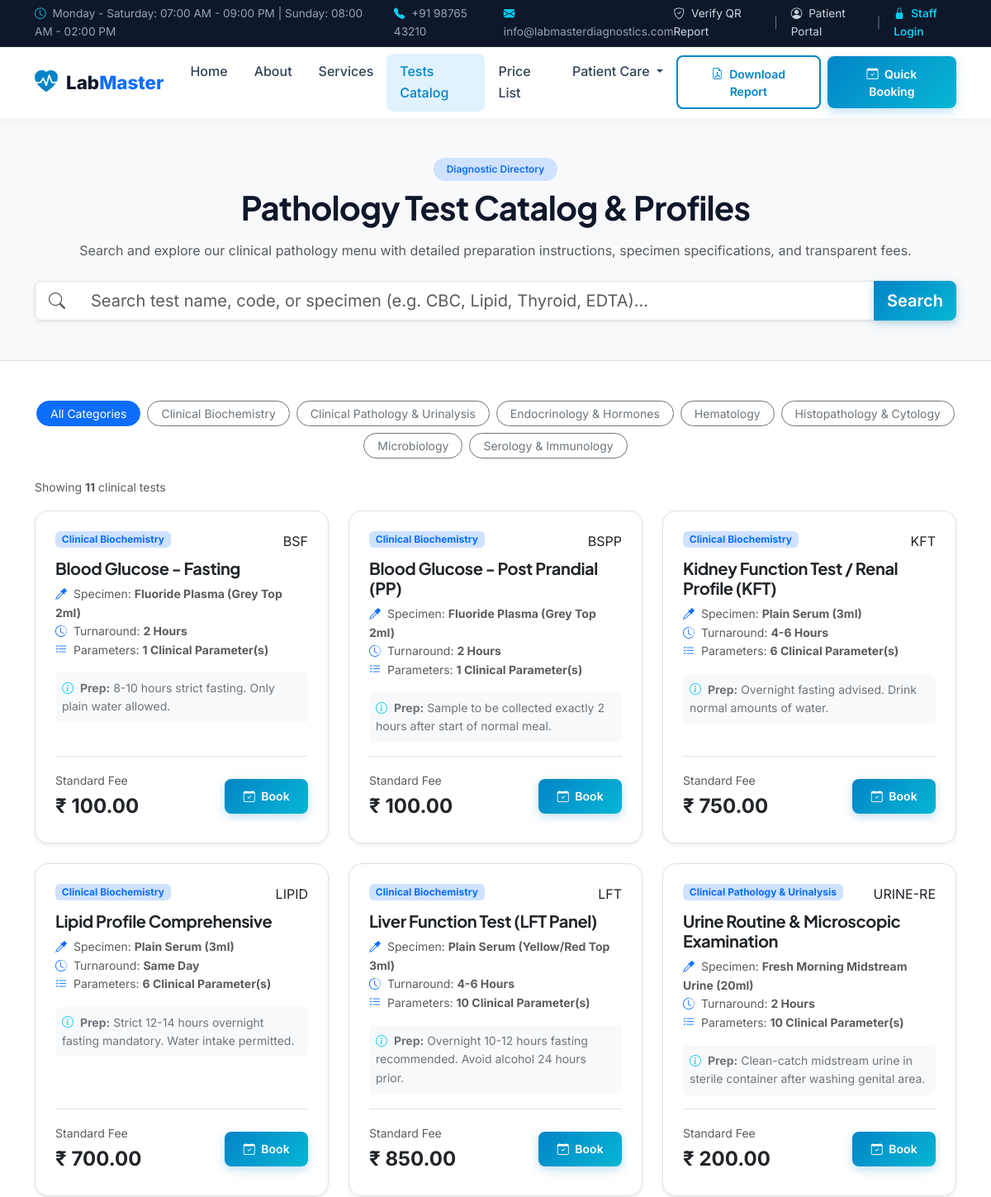
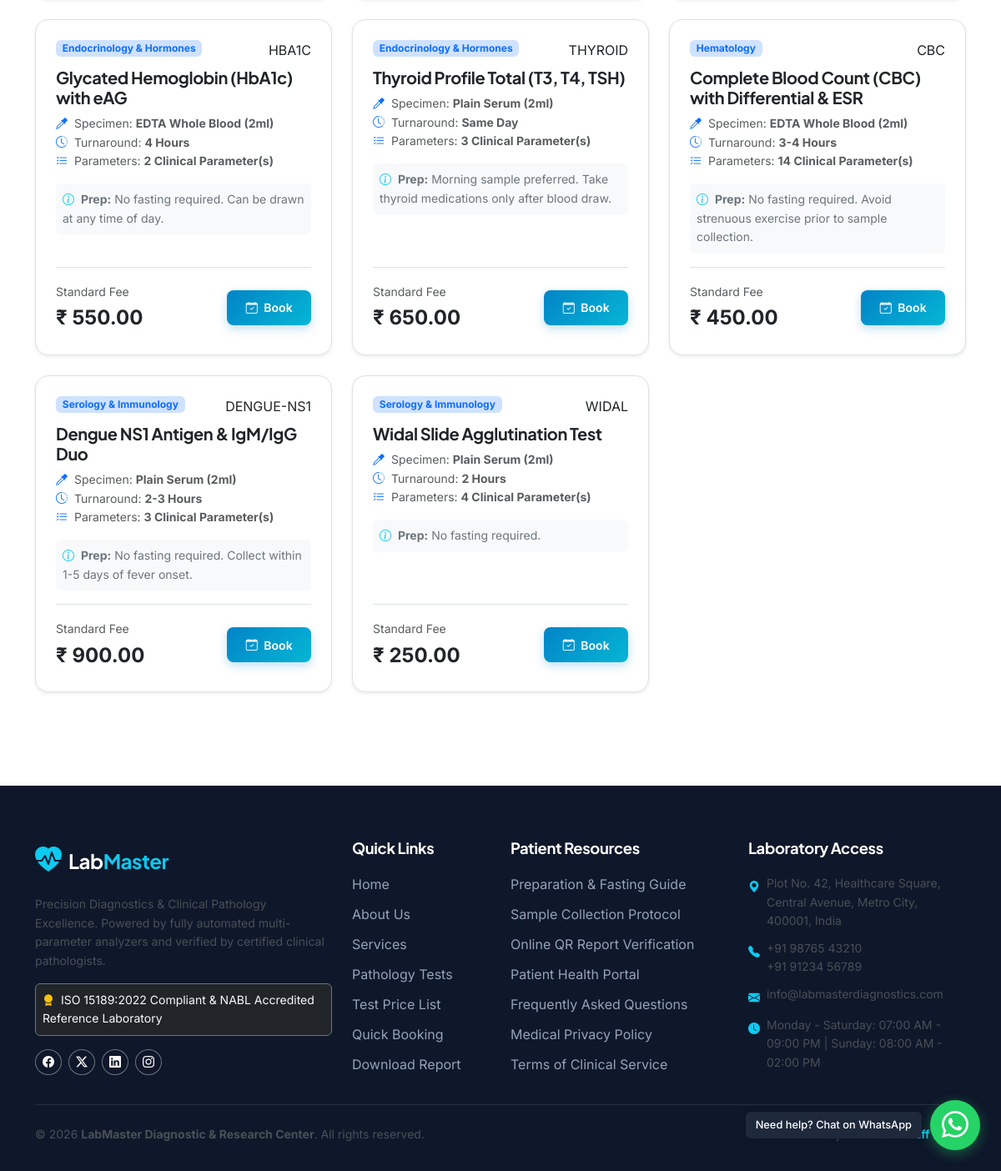
Screenshot of /tests.php with the database file from the repository (2 pictures, top to bottom).
### tables this page shows
CREATE TABLE `test_categories` (
  `id` INT AUTO_INCREMENT PRIMARY KEY,
  `name` VARCHAR(100) NOT NULL,
  `code` VARCHAR(50) NOT NULL UNIQUE,
  `description` TEXT NULL,
  `icon` VARCHAR(50) DEFAULT 'bi-droplet',
  `sort_order` INT DEFAULT 0,
  `is_active` TINYINT(1) DEFAULT 1
);

CREATE TABLE `tests` (
  `id` INT AUTO_INCREMENT PRIMARY KEY,
  `category_id` INT NOT NULL,
  `test_code` VARCHAR(50) NOT NULL UNIQUE,
  `test_name` VARCHAR(150) NOT NULL,
  `short_name` VARCHAR(50) NULL,
  `specimen_type` VARCHAR(100) NOT NULL DEFAULT 'Serum',
  `department` VARCHAR(100) NULL,
  `price` DECIMAL(10,2) NOT NULL DEFAULT 0.00,
  `cost_price` DECIMAL(10,2) DEFAULT 0.00,
  `turnaround_time` VARCHAR(100) DEFAULT 'Same Day (4-6 Hours)',
  `method` VARCHAR(100) NULL,
  `instructions` TEXT NULL,
  `clinical_significance` TEXT NULL,
  `is_package` TINYINT(1) DEFAULT 0,
  `is_active` TINYINT(1) DEFAULT 1,
  `created_at` TIMESTAMP DEFAULT CURRENT_TIMESTAMP,
  FOREIGN KEY (`category_id`) REFERENCES `test_categories`(`id`),
  INDEX (`test_code`),
  INDEX (`test_name`),
  INDEX (`category_id`)
);

### includes/functions.php (called while the page is built, shortened)
<?php
require_once dirname(__DIR__) . '/config/config.php';
function e(?string $value): string
{
    return htmlspecialchars((string)($value ?? ''), ENT_QUOTES, 'UTF-8');
}
function format_currency(float|int|string $amount): string
{
    $symbol = Settings::get('currency_symbol', '₹');
    $val = (float)$amount;
    return $symbol . ' ' . number_format($val, 2);
}

### config/database.php (called while the page is built, shortened)
<?php
class Database
{
    private static ?PDO $instance = null;
    public static function getInstance(): PDO
    {
        if (self::$instance === null) {
            $host = self::DB_HOST;
            $port = self::DB_PORT;
            $name = self::DB_NAME;
            $user = self::DB_USER;
            $pass = self::DB_PASS;
            $charset = self::DB_CHARSET;
            $dsn = sprintf(
                'mysql:host=%s;port=%s;dbname=%s;charset=%s',
                $host,
                $port,
                $name,
                $charset
            );
            $options = [
                PDO::ATTR_ERRMODE            => PDO::ERRMODE_EXCEPTION,
                PDO::ATTR_DEFAULT_FETCH_MODE => PDO::FETCH_ASSOC,
                PDO::ATTR_EMULATE_PREPARES   => false,
                PDO::MYSQL_ATTR_INIT_COMMAND => "SET NAMES utf8mb4 COLLATE utf8mb4_unicode_ci"
            ];
            try {
                self::$instance = new PDO($dsn, $user, $pass, $options);
            } catch (PDOException $e) {
                error_log('Database Connection Error: ' . $e->getMessage());
                die('Database Connection Failed. Please ensure MariaDB/MySQL is active and credentials are correct.');
            }
        }
        return self::$instance;
    }
    public static function query(string $sql, array $params = []): PDOStatement
    {
        $stmt = self::getInstance()->prepare($sql);
        $stmt->execute($params);
        return $stmt;
    }
    public static function fetchAll(string $sql, array $params = []): array
    {
        return self::query($sql, $params)->fetchAll();
    }
}

### config/config.php (called while the page is built, shortened)
<?php
require_once __DIR__ . '/database.php';
class Settings
{
    private static array $cache = [];
    private static bool $loaded = false;
    public static function load(): void
    {
        if (self::$loaded) {
            return;
        }
        try {
            $rows = Database::fetchAll("SELECT `setting_key`, `setting_value` FROM `system_settings`");
            foreach ($rows as $row) {
                self::$cache[$row['setting_key']] = $row['setting_value'];
            }
            self::$loaded = true;
        } catch (Exception $e) {
            self::$cache = [
                'lab_name' => 'LabMaster Diagnostic & Research Center',
                'lab_phone' => '+91 98765 43210',
                'lab_email' => 'info@labmasterdiagnostics.com',
                'currency_symbol' => '₹',
                'patient_prefix' => 'LM-P-',
                'order_prefix' => 'LM-ACC-',
                'report_prefix' => 'LM-REP-',
                'invoice_prefix' => 'LM-INV-',
                'whatsapp_floating_phone' => '919876543210',
                'whatsapp_floating_enabled' => '1',
            ];
        }
    }
    public static function get(string $key, ?string $default = null): ?string
    {
        return self::$cache[$key] ?? $default;
    }
}

### tests.php (the view, shortened to what this page needs)
<?php
require_once __DIR__ . '/config/config.php';
require_once __DIR__ . '/includes/functions.php';
$categoryId = isset($_GET['cat']) ? (int)$_GET['cat'] : 0;
$search = trim($_GET['q'] ?? '');
$categories = Database::fetchAll("SELECT * FROM `test_categories` ORDER BY `name` ASC");
$sql = "SELECT t.*, c.name as category_name,
        (SELECT COUNT(*) FROM `test_parameters` tp WHERE tp.test_id = t.id) as param_count
        FROM `tests` t
        JOIN `test_categories` c ON t.category_id = c.id
        WHERE t.is_active = 1";
$params = [];
$sql .= " ORDER BY c.name ASC, t.test_name ASC";
$tests = Database::fetchAll($sql, $params);
require_once __DIR__ . '/includes/header.php';
?>
<section class="py-5 bg-light border-bottom">
  <div class="container text-center">
    <span class="badge bg-primary-subtle text-primary fw-semibold px-3 py-2 rounded-pill mb-2">Diagnostic Directory</span>
    <h1 class="fw-bold mb-3">Pathology Test Catalog & Profiles</h1>
    <p class="text-muted max-w-700 mx-auto">
      Search and explore our clinical pathology menu with detailed preparation instructions, specimen specifications, and transparent fees.
    </p>
    <div class="max-w-700 mx-auto mt-4">
      <form action="<?= BASE_URL ?>/tests.php" method="GET" class="d-flex gap-2">
        <div class="input-group input-group-lg shadow-sm">
          <span class="input-group-text bg-white border-end-0"><i class="bi bi-search text-muted"></i></span>
          <input type="text" name="q" class="form-control border-start-0" placeholder="Search test name, code, or specimen (e.g. CBC, Lipid, Thyroid, EDTA)..." value="<?= e($search) ?>">
          <button class="btn btn-primary-lm" type="submit">Search</button>
        </div>
      </form>
    </div>
  </div>
</section>
<section class="py-5 bg-white">
  <div class="container">
    <div class="d-flex flex-wrap gap-2 mb-4 justify-content-center">
      <a href="<?= BASE_URL ?>/tests.php<?= !empty($search) ? '?q=' . urlencode($search) : '' ?>" class="btn btn-sm <?= $categoryId === 0 ? 'btn-primary' : 'btn-outline-secondary' ?> rounded-pill px-3">
        All Categories
      </a>
      <?php foreach ($categories as $cat): ?>
        <a href="<?= BASE_URL ?>/tests.php?cat=<?= (int)$cat['id'] ?><?= !empty($search) ? '&q=' . urlencode($search) : '' ?>" class="btn btn-sm <?= $categoryId === (int)$cat['id'] ? 'btn-primary' : 'btn-outline-secondary' ?> rounded-pill px-3">
          <?= e($cat['name']) ?>
        </a>
      <?php endforeach; ?>
    </div>
    <?php if (empty($tests)): ?>
      <div class="text-center py-5">
        <div class="display-1 text-muted"><i class="bi bi-clipboard-x"></i></div>
        <h4 class="fw-bold mt-3">No Pathology Tests Found</h4>
        <p class="text-muted">No clinical tests matched your search query. Try clearing your search or exploring other categories.</p>
        <a href="<?= BASE_URL ?>/tests.php" class="btn btn-outline-lm">View Full Catalog</a>
      </div>
    <?php else: ?>
      <div class="d-flex justify-content-between align-items-center mb-3 text-muted small">
        <span>Showing <strong><?= count($tests) ?></strong> clinical test<?= count($tests) !== 1 ? 's' : '' ?></span>
      </div>
      <div class="row g-4">
        <?php foreach ($tests as $test): ?>
        <div class="col-lg-4 col-md-6">
          <div class="card h-100 border shadow-sm rounded-4 test-card d-flex flex-column justify-content-between">
            <div>
              <div class="d-flex justify-content-between align-items-start mb-2">
                <span class="badge bg-primary-subtle text-primary"><?= e($test['category_name']) ?></span>
                <span class="test-code"><?= e($test['test_code']) ?></span>
              </div>
              <h5 class="fw-bold text-dark mb-2"><?= e($test['test_name']) ?></h5>
              <div class="small text-muted mb-3">
                <div><i class="bi bi-eyedropper text-primary me-1"></i> Specimen: <strong><?= e($test['specimen_type']) ?></strong></div>
                <div><i class="bi bi-clock-history text-primary me-1"></i> Turnaround: <strong><?= e($test['turnaround_time'] ?? 'Same Day (4-6 Hrs)') ?></strong></div>
                <div><i class="bi bi-list-check text-primary me-1"></i> Parameters: <strong><?= (int)$test['param_count'] ?> Clinical Parameter(s)</strong></div>
              </div>
              <?php if (!empty($test['instructions'])): ?>
                <div class="small bg-light p-2 rounded text-secondary mb-3">
                  <i class="bi bi-info-circle text-info me-1"></i> <strong>Prep:</strong> <?= e($test['instructions']) ?>
                </div>
              <?php endif; ?>
            </div>
            <div class="pt-3 border-top d-flex align-items-center justify-content-between">
              <div>
                <span class="text-muted small">Standard Fee</span>
                <div class="fs-4 fw-bold text-dark"><?= format_currency((float)$test['price']) ?></div>
              </div>
              <div class="d-flex gap-2">
                <a href="<?= BASE_URL ?>/booking.php?test_id=<?= (int)$test['id'] ?>" class="btn btn-primary-lm btn-sm">
                  <i class="bi bi-calendar-check me-1"></i> Book
                </a>
              </div>
            </div>
          </div>
        </div>
        <?php endforeach; ?>
      </div>
    <?php endif; ?>
  </div>
</section>
<?php require_once __DIR__ . '/includes/footer.php'; ?>

### assets/css/style.css (style rules this page uses)
:root { --lm-primary: #0284c7; --lm-primary-dark: #0369a1; --lm-primary-light: #e0f2fe; --lm-secondary: #0f172a; --lm-accent: #06b6d4; --lm-success: #10b981; --lm-warning: #f59e0b; --lm-danger: #ef4444; --lm-bg-light: #f8fafc; --lm-border: #e2e8f0; --lm-text-main: #1e293b; --lm-text-muted: #64748b; --lm-radius: 12px; --lm-shadow-sm: 0 1px 3px rgba(0,0,0,0.05); --lm-shadow: 0 4px 12px rgba(15, 23, 42, 0.08); --lm-shadow-lg: 0 12px 30px rgba(15, 23, 42, 0.12); }
body { font-family: 'Inter', -apple-system, BlinkMacSystemFont, "Segoe UI", Roboto, sans-serif; color: var(--lm-text-main); background-color: #ffffff; line-height: 1.6; overflow-x: hidden; }
h1, h2, h3, h4, h5, h6, .brand-font { font-family: 'Plus Jakarta Sans', sans-serif; font-weight: 700; color: var(--lm-secondary); letter-spacing: -0.02em; }
.btn-primary-lm { background: linear-gradient(135deg, var(--lm-primary) 0%, var(--lm-accent) 100%); color: #ffffff; border: none; font-weight: 600; padding: 0.65rem 1.4rem; border-radius: 8px; box-shadow: 0 4px 12px rgba(2, 132, 199, 0.25); transition: all 0.25s ease; }
.test-card { background: #ffffff; border-radius: var(--lm-radius); border: 1px solid var(--lm-border); padding: 1.5rem; transition: all 0.25s ease; box-shadow: var(--lm-shadow-sm); }

### rows the page displays
test_categories: name "Clinical Biochemistry"
test_categories: name "Clinical Pathology & Urinalysis"
test_categories: name "Endocrinology & Hormones"
test_categories: name "Hematology"
test_categories: name "Histopathology & Cytology"
test_categories: name "Microbiology"
test_categories: name "Serology & Immunology"
tests: category.name "Clinical Biochemistry", test_code "BSF", test_name "Blood Glucose - Fasting", specimen_type "Fluoride Plasma (Grey Top 2ml)", turnaround_time "2 Hours", param_count "1", instructions "8-10 hours strict fasting. Only plain water allowed.", price "₹ 100.00"
tests: category.name "Clinical Biochemistry", test_code "BSPP", test_name "Blood Glucose - Post Prandial (PP)", specimen_type "Fluoride Plasma (Grey Top 2ml)", turnaround_time "2 Hours", param_count "1", instructions "Sample to be collected exactly 2 hours after start of normal meal.", price "₹ 100.00"
tests: category.name "Clinical Biochemistry", test_code "KFT", test_name "Kidney Function Test / Renal Profile (KFT)", specimen_type "Plain Serum (3ml)", turnaround_time "4-6 Hours", param_count "6", instructions "Overnight fasting advised. Drink normal amounts of water.", price "₹ 750.00"
tests: category.name "Clinical Biochemistry", test_code "LIPID", test_name "Lipid Profile Comprehensive", specimen_type "Plain Serum (3ml)", turnaround_time "Same Day", param_count "6", instructions "Strict 12-14 hours overnight fasting mandatory. Water intake permitted.", price "₹ 700.00"
tests: category.name "Clinical Biochemistry", test_code "LFT", test_name "Liver Function Test (LFT Panel)", specimen_type "Plain Serum (Yellow/Red Top 3ml)", turnaround_time "4-6 Hours", param_count "10", instructions "Overnight 10-12 hours fasting recommended. Avoid alcohol 24 hours prior.", price "₹ 850.00"
tests: category.name "Clinical Pathology & Urinalysis", test_code "URINE-RE", test_name "Urine Routine & Microscopic Examination", specimen_type "Fresh Morning Midstream Urine (20ml)", turnaround_time "2 Hours", param_count "10", instructions "Clean-catch midstream urine in sterile container after washing genital area.", price "₹ 200.00"
tests: category.name "Endocrinology & Hormones", test_code "HBA1C", test_name "Glycated Hemoglobin (HbA1c) with eAG", specimen_type "EDTA Whole Blood (2ml)", turnaround_time "4 Hours", param_count "2", instructions "No fasting required. Can be drawn at any time of day.", price "₹ 550.00"
tests: category.name "Endocrinology & Hormones", test_code "THYROID", test_name "Thyroid Profile Total (T3, T4, TSH)", specimen_type "Plain Serum (2ml)", turnaround_time "Same Day", param_count "3", instructions "Morning sample preferred. Take thyroid medications only after blood draw.", price "₹ 650.00"
tests: category.name "Hematology", test_code "CBC", test_name "Complete Blood Count (CBC) with Differential & ESR", specimen_type "EDTA Whole Blood (2ml)", turnaround_time "3-4 Hours", param_count "14", instructions "No fasting required. Avoid strenuous exercise prior to sample collection.", price "₹ 450.00"
tests: category.name "Serology & Immunology", test_code "DENGUE-NS1", test_name "Dengue NS1 Antigen & IgM/IgG Duo", specimen_type "Plain Serum (2ml)", turnaround_time "2-3 Hours", param_count "3", instructions "No fasting required. Collect within 1-5 days of fever onset.", price "₹ 900.00"
tests: category.name "Serology & Immunology", test_code "WIDAL", test_name "Widal Slide Agglutination Test", specimen_type "Plain Serum (2ml)", turnaround_time "2 Hours", param_count "4", instructions "No fasting required.", price "₹ 250.00"

### other values shown
$workingHours "Monday - Saturday: 07:00 AM - 09:00 PM | Sunday: 08:00 AM - 02:00 PM"
$labPhone "+91 98765 43210"
$labEmail "info@labmasterdiagnostics.com"
count($tests) "11"
$labTagline "Precision Diagnostics & Clinical Pathology Excellence"
$accreditation "ISO 15189:2022 Compliant & NABL Accredited Reference Laboratory"
$labAddress "Plot No. 42, Healthcare Square, Central Avenue, Metro City, 400001, India"
$labAltPhone "+91 91234 56789"
Settings::get('working_hours', 'Mon - Sat: 7am - 9pm') "Monday - Saturday: 07:00 AM - 09:00 PM | Sunday: 08:00 AM - 02:00 PM"
$labName "LabMaster Diagnostic & Research Center"
